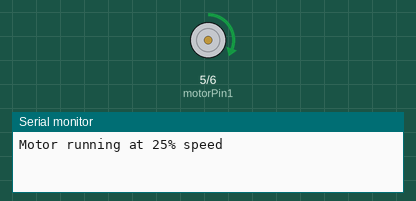
The sketch below on a simulated Arduino Uno, built with avr-gcc and run on an emulated ATmega328P. On the bench: motor-driver pin pairs drawn as motors (green arrow = first pin HIGH = forward, orange = second pin HIGH = backward, longer = more drive, scaled by the enable pin), the last lines printed to the serial monitor.

Above: at 1.0 s.
At 3.0 s:
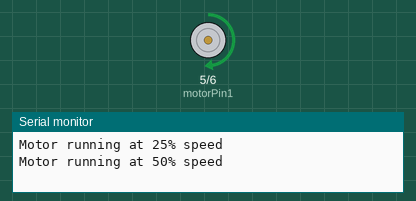
At 5.0 s:
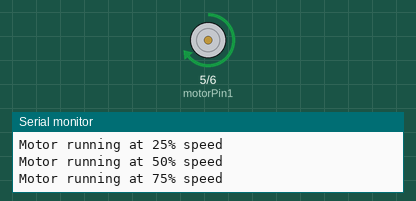
Timing chart, 0 to 6.5 s (numbered marks = the images above):
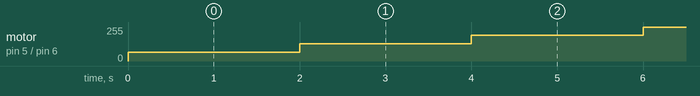

Measured:
- by itself, motor on pin 5 (motorPin1) / pin 6 (motorPin2): stopped → forward 64/255 at 0.00 s, → forward 128/255 2.0 s later, → forward 192/255 2.0 s later, → forward 255/255 2.0 s later, … (65 changes in this stretch)

The sketch:

2024_08_22_GearMotorSpeedControl.ino
```cpp
// Motor control pins
int motorPin1 = 5; // Connected to black (Motor -)
int motorPin2 = 6; // Connected to red (Motor +)
int enablePin = 9; // PWM pin for speed control

void setup() {
  // Set motor pins as outputs
  pinMode(motorPin1, OUTPUT);
  pinMode(motorPin2, OUTPUT);
  pinMode(enablePin, OUTPUT);

  // Initialize Serial Monitor for feedback
  Serial.begin(9600);
}

void loop() {
  // Example: Spin motor at 25% speed
  Serial.println("Motor running at 25% speed");
  runMotor(64);  // 64 out of 255 is approximately 25% speed
  delay(2000);   // Run for 2 seconds

  // Example: Spin motor at 50% speed
  Serial.println("Motor running at 50% speed");
  runMotor(128); // 128 out of 255 is 50% speed
  delay(2000);   // Run for 2 seconds

  // Example: Spin motor at 75% speed
  Serial.println("Motor running at 75% speed");
  runMotor(192); // 192 out of 255 is 75% speed
  delay(2000);   // Run for 2 seconds

  // Example: Spin motor at full speed
  Serial.println("Motor running at 100% speed");
  runMotor(255); // 255 out of 255 is full speed
  delay(2000);   // Run for 2 seconds

  // Stop the motor
  stopMotor();
  Serial.println("Motor stopped");
  delay(2000);   // Pause for 2 seconds
}

// Function to run motor in one direction with specified speed
void runMotor(int speed) {
  digitalWrite(motorPin1, HIGH);  // Set Motor + (red) to HIGH
  digitalWrite(motorPin2, LOW);   // Set Motor - (black) to LOW
  analogWrite(enablePin, speed);  // Control speed using PWM
}

// Function to stop motor
void stopMotor() {
  digitalWrite(motorPin1, LOW);   // Stop motor by setting both motor pins LOW
  digitalWrite(motorPin2, LOW);
  analogWrite(enablePin, 0);      // Set speed to 0
}
```
